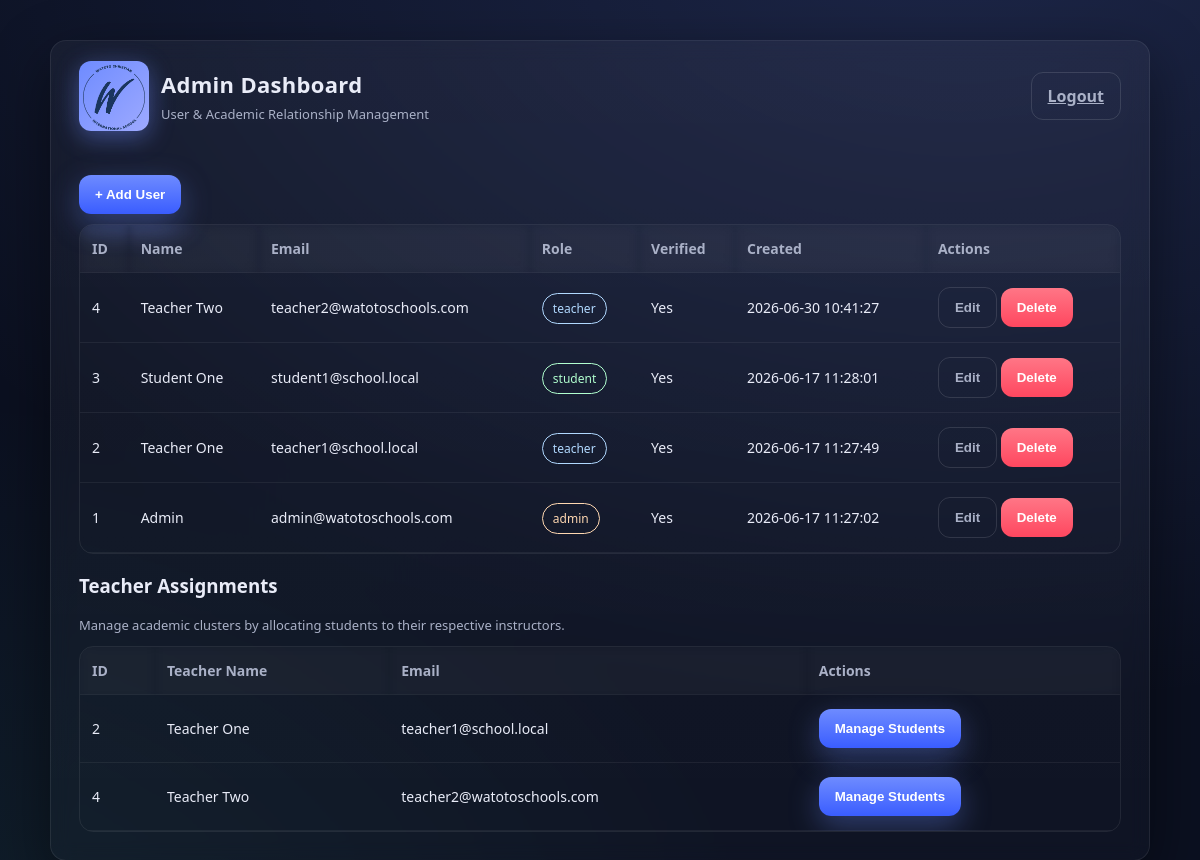
The app's page /dashboard2/admin.php (signed in) with its own data.
### tables this page shows
CREATE TABLE `users` (
  `id` int(10) UNSIGNED NOT NULL,
  `full_name` varchar(255) NOT NULL,
  `email` varchar(191) NOT NULL,
  `password` varchar(255) NOT NULL,
  `role` enum('admin','teacher','student') NOT NULL DEFAULT 'student',
  `is_verified` tinyint(1) NOT NULL DEFAULT 1,
  `created_at` timestamp NOT NULL DEFAULT current_timestamp()
);

### dashboard2/admin.php (the view, shortened to what this page needs)
<?php
require '../includes/db.php';
$users = $pdo->query('SELECT id, full_name, email, role, is_verified, created_at FROM users ORDER BY id DESC')->fetchAll();
$teachers = $pdo->query("SELECT id, full_name, email FROM users WHERE role = 'teacher' ORDER BY full_name ASC")->fetchAll();
?>
<!DOCTYPE html>
<html lang="en">
<head>
</head>
<body>
  <main class="container-center">
    <section class="card">
    <header class="card__header">
    <div class="header" style="justify-content: space-between; width:100%">
      <div style="display:flex; align-items:center; gap:12px;">
        <div class="logo"><img src="../WCIS_LOGO-1-removebg-preview.png"></div>
        <div>
      <h1 class="card__title">Admin Dashboard</h1>
      <p class="card__sub">User & Academic Relationship Management</p>
    </div>
  </div>
  <a class="btn btn--ghost" href="../auth/logout.php">Logout</a>
</div>
</header>
<div class="card__body">
<div class="toolbar"><button class="btn btn--primary" onclick="openUserModal()">+ Add User</button></div>
<div class="table-wrap"><table class="table">
<thead><tr><th>ID</th><th>Name</th><th>Email</th><th>Role</th><th>Verified</th><th>Created</th><th>Actions</th></tr></thead>
<tbody>
<?php foreach ($users as $u): ?>
<tr>
<td><?= $u['id'] ?></td>
<td><?= htmlspecialchars($u['full_name']) ?></td>
<td><?= htmlspecialchars($u['email']) ?></td>
<td>
  <span class="badge badge--<?= $u['role'] ?>"><?= htmlspecialchars($u['role']) ?></span>
</td>
<td><?= $u['is_verified']?'Yes':'No' ?></td>
<td><?= htmlspecialchars($u['created_at']) ?></td>
<td>
<button class="btn btn--ghost" onclick="openUserModal(<?= $u['id'] ?>,'<?= htmlspecialchars($u['full_name'],ENT_QUOTES) ?>','<?= htmlspecialchars($u['email'],ENT_QUOTES) ?>','<?= $u['role'] ?>')">Edit</button>
<button class="btn btn--danger" onclick="deleteUser(<?= $u['id'] ?>)">Delete</button>
</td>
</tr>
<?php endforeach; ?>
</tbody>
</table></div>
<h3>Teacher Assignments</h3>
<p class="card__sub" style="margin-bottom: 12px;">Manage academic clusters by allocating students to their respective instructors.</p>
<div class="table-wrap" style="margin-top:12px"><table class="table">
<thead><tr><th>ID</th><th>Teacher Name</th><th>Email</th><th>Actions</th></tr></thead>
<tbody>
<?php foreach ($teachers as $t): ?>
<tr>
<td><?= $t['id'] ?></td>
<td><?= htmlspecialchars($t['full_name']) ?></td>
<td><?= htmlspecialchars($t['email']) ?></td>
<td>
<button class="btn btn--primary" onclick="openAssignmentModal(<?= $t['id'] ?>, '<?= htmlspecialchars($t['full_name'], ENT_QUOTES) ?>')">Manage Students</button>
</td>
</tr>
<?php endforeach; ?>
</tbody>
</table></div>
</div>
</div></section>
</body>
</html>

### dashboard2/admin.php (style rules this page uses)
:root { --bg: #0b1020; --bg-soft: #11162b; --card: #151b34; --muted: #aab1c7; --text: #e9ecf8; --primary: #6e8bff; --primary-700: #3a5dff; --danger: #ff5b6e; --success: #4cd4a8; --radius: 16px; --shadow-lg: 0 20px 60px rgba(0, 0, 0, .45); --shadow-md: 0 10px 30px rgba(0, 0, 0, .35); }
* { box-sizing: border-box; }
html, body { height: 100%; }
body { margin: 0; font-family: ui-sans-serif, system-ui, -apple-system, Segoe UI, Roboto, Ubuntu, Cantarell, Noto Sans, Helvetica, Arial; background: radial-gradient(1200px 800px at 80% -10%, rgba(110, 139, 255, .18), transparent), radial-gradient(900px 600px at -10% 110%, rgba(76, 212, 168, .08), transparent), var(--bg); color: var(--text) }
.container-center { min-height: 100vh; display: grid; place-items: center; padding: 40px 16px; }
.card { width: min(1100px, 96vw); background: linear-gradient(180deg, rgba(255, 255, 255, .04), rgba(255, 255, 255, .02)); backdrop-filter: blur(10px); border: 1px solid rgba(255, 255, 255, .08); border-radius: var(--radius); box-shadow: var(--shadow-lg); }
.card__header { padding: 20px 28px 0; }
.card__body { padding: 28px; }
.card__title { margin: 0; font-size: 22px; letter-spacing: .3px; }
.card__sub { margin: 6px 0 0; color: var(--muted); font-size: 13px }
.header { display: flex; align-items: center; gap: 12px; }
.logo { width: 70px; height: 70px; border-radius: 12px; background: linear-gradient(135deg, var(--primary), #9eaaff); box-shadow: 0 6px 24px rgba(110, 139, 255, .45); display: grid; place-items: center; overflow: hidden; }
.logo img { width: 100%; height: 90%; object-fit: contain; }
.btn { cursor: pointer; user-select: none; border: none; border-radius: 12px; padding: 12px 16px; font-weight: 700; }
.btn--primary { background: linear-gradient(180deg, var(--primary), var(--primary-700)); color: #fff; box-shadow: 0 10px 30px rgba(110, 139, 255, .35); }
.btn--ghost { background: transparent; color: var(--muted); border: 1px solid rgba(255, 255, 255, .12); }
.btn--danger { background: linear-gradient(180deg, #ff7686, #ff475f); color: #fff; }
.table-wrap { overflow: auto; border-radius: 14px; border: 1px solid rgba(255, 255, 255, .08) }
.table { width: 100%; border-collapse: collapse }
.table th, .table td { padding: 14px 12px; border-bottom: 1px solid rgba(255, 255, 255, .06); text-align: left; font-size: 14px }
.table th { color: var(--muted); font-weight: 600; background: rgba(255, 255, 255, .02); position: sticky; top: 0; backdrop-filter: blur(6px) }
.toolbar { display: flex; justify-content: space-between; align-items: center; gap: 12px; margin: 16px 0 10px }
.badge { padding: 6px 10px; border-radius: 100px; font-size: 12px; border: 1px solid rgba(255, 255, 255, .12); color: var(--muted) }
.badge--admin { color: #ffd8b1; border-color: #ffd8b1 }
.badge--teacher { color: #b1d9ff; border-color: #b1d9ff }
.badge--student { color: #b1ffcf; border-color: #b1ffcf }
.logo img { transition: transform 0.3s ease, filter 0.3s ease; }
.card { animation: fadeInUp .5s ease both; }
.btn { transition: transform .18s ease, box-shadow .18s ease, filter .18s ease; }
.badge { animation: badgePop .35s ease; }
.table-wrap { -webkit-overflow-scrolling: touch; }
.table tbody tr { animation: rowIn .35s ease both; transition: background .2s ease; }
.logo { transition: transform .3s ease, filter .3s ease; }

### records on screen
users: id "4", full_name "Teacher Two", email "teacher2@watotoschools.com", role "teacher", is_verified "Yes", created_at "2026-06-30 10:41:27"
users: id "3", full_name "Student One", email "student1@school.local", role "student", is_verified "Yes", created_at "2026-06-17 11:28:01"
users: id "2", full_name "Teacher One", email "teacher1@school.local", role "teacher", is_verified "Yes", created_at "2026-06-17 11:27:49"
users: id "1", full_name "Admin", email "admin@watotoschools.com", role "admin", is_verified "Yes", created_at "2026-06-17 11:27:02"
